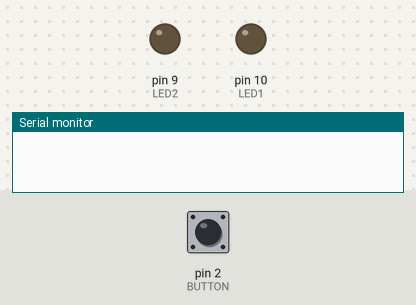
Simulated run of this sketch. Board: Arduino Uno, built with avr-gcc and run on an emulated ATmega328P. Parts: output pins drawn as LEDs (lit = HIGH), the last lines printed to the serial monitor. The inputs (shaded band) are chosen by the test bench; at power-on: pin 2 (BUTTON) HIGH.

Above: at 1.2 s.
1.3 s: pin 2 (BUTTON) pulled LOW for 0.15 s
At 2.6 s:
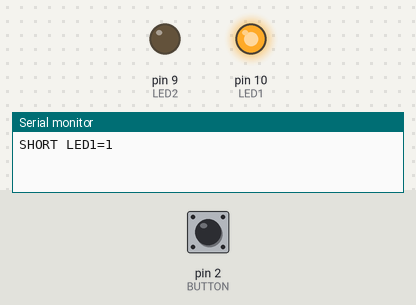
2.9 s: pin 2 (BUTTON) pulled LOW for 1 s
At 4.2 s:
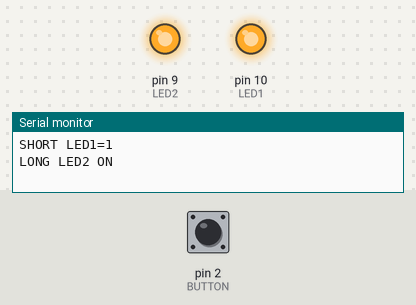
6.9 s: pin 2 (BUTTON) pulled LOW for 3.2 s
11.6 s: pin 2 (BUTTON) pulled LOW for 0.15 s
At 12.8 s:
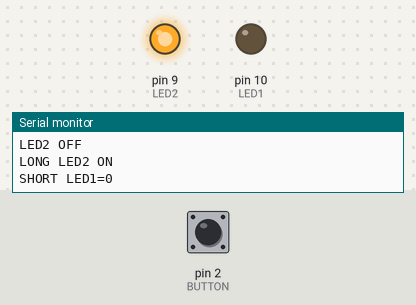
Timing chart, 0 to 14.7 s (numbered marks = the images above; inputs shaded):
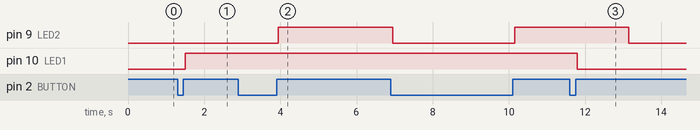

The sketch:

3-3.ino
```cpp
const int LED1 = 10, LED2 = 9, BUTTON = 2;
const unsigned long SHORT_MAX = 500, LONG_MIN = 1000, LED2_HOLD = 3000, DEBOUNCE = 50;

bool raw = HIGH, last = HIGH, stable = HIGH, led1 = false, led2On = false;
unsigned long changeTime = 0, pressTime = 0, led2Off = 0;

void setup() {
  pinMode(LED1, OUTPUT);
  pinMode(LED2, OUTPUT);
  pinMode(BUTTON, INPUT_PULLUP);
  Serial.begin(9600);
}

void loop() {

  unsigned long now = millis();
  raw = digitalRead(BUTTON);

  if (raw != last) changeTime = now;

  if (now - changeTime > DEBOUNCE && raw != stable) {
    stable = raw;
    if (stable == LOW){
      pressTime = now;
    } else {
      unsigned long held = now - pressTime;

      if (held < SHORT_MAX) {

        digitalWrite(LED1, led1 = !led1);
        Serial.print("SHORT LED1="); Serial.println(led1);

      } else if (held > LONG_MIN) {

        led2On = true; led2Off = now + LED2_HOLD;
        digitalWrite(LED2, HIGH);
        Serial.println("LONG LED2 ON");

      }
    }
  }

  last = raw;

  if (led2On && now >= led2Off) {
    digitalWrite(LED2, LOW);
    led2On = false;
    Serial.println("LED2 OFF");
  }
}
```

Measured:
- after the input at 1.3 s, pin 10 (LED1): LOW → HIGH after 0.20 s
- after the input at 2.9 s, pin 9 (LED2): LOW → HIGH after 1.1 s
- after the input at 11.6 s, pin 10 (LED1): HIGH → LOW after 0.20 s
